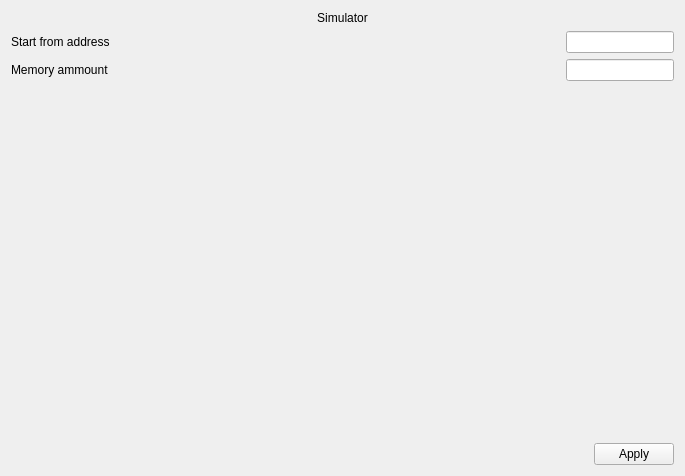
<?xml version="1.0" encoding="UTF-8"?>
<ui version="4.0">
 <class>SimSettingsPage</class>
 <widget class="QWidget" name="SimSettingsPage">
  <property name="geometry">
   <rect>
    <x>0</x>
    <y>0</y>
    <width>685</width>
    <height>476</height>
   </rect>
  </property>
  <property name="windowTitle">
   <string>Form</string>
  </property>
  <property name="locale">
   <locale language="English" country="UnitedStates"/>
  </property>
  <layout class="QVBoxLayout" name="verticalLayout">
   <item>
    <widget class="QLabel" name="label">
     <property name="text">
      <string>Simulator</string>
     </property>
     <property name="alignment">
      <set>Qt::AlignHCenter|Qt::AlignTop</set>
     </property>
    </widget>
   </item>
   <item>
    <layout class="QHBoxLayout" name="horizontalLayout" stretch="1,0">
     <item>
      <widget class="QLabel" name="label_2">
       <property name="text">
        <string>Start from address</string>
       </property>
      </widget>
     </item>
     <item>
      <widget class="QLineEdit" name="startAddress"/>
     </item>
    </layout>
   </item>
   <item>
    <layout class="QHBoxLayout" name="horizontalLayout_2" stretch="1,0">
     <item>
      <widget class="QLabel" name="label_3">
       <property name="text">
        <string>Memory ammount</string>
       </property>
      </widget>
     </item>
     <item>
      <widget class="QLineEdit" name="memorySize"/>
     </item>
    </layout>
   </item>
   <item>
    <spacer name="verticalSpacer">
     <property name="orientation">
      <enum>Qt::Vertical</enum>
     </property>
     <property name="sizeHint" stdset="0">
      <size>
       <width>20</width>
       <height>40</height>
      </size>
     </property>
    </spacer>
   </item>
   <item>
    <layout class="QHBoxLayout" name="horizontalLayout_3">
     <item>
      <spacer name="horizontalSpacer">
       <property name="orientation">
        <enum>Qt::Horizontal</enum>
       </property>
       <property name="sizeHint" stdset="0">
        <size>
         <width>40</width>
         <height>20</height>
        </size>
       </property>
      </spacer>
     </item>
     <item>
      <widget class="QPushButton" name="applyButton">
       <property name="text">
        <string>Apply</string>
       </property>
      </widget>
     </item>
    </layout>
   </item>
  </layout>
 </widget>
 <resources/>
 <connections/>
</ui>
